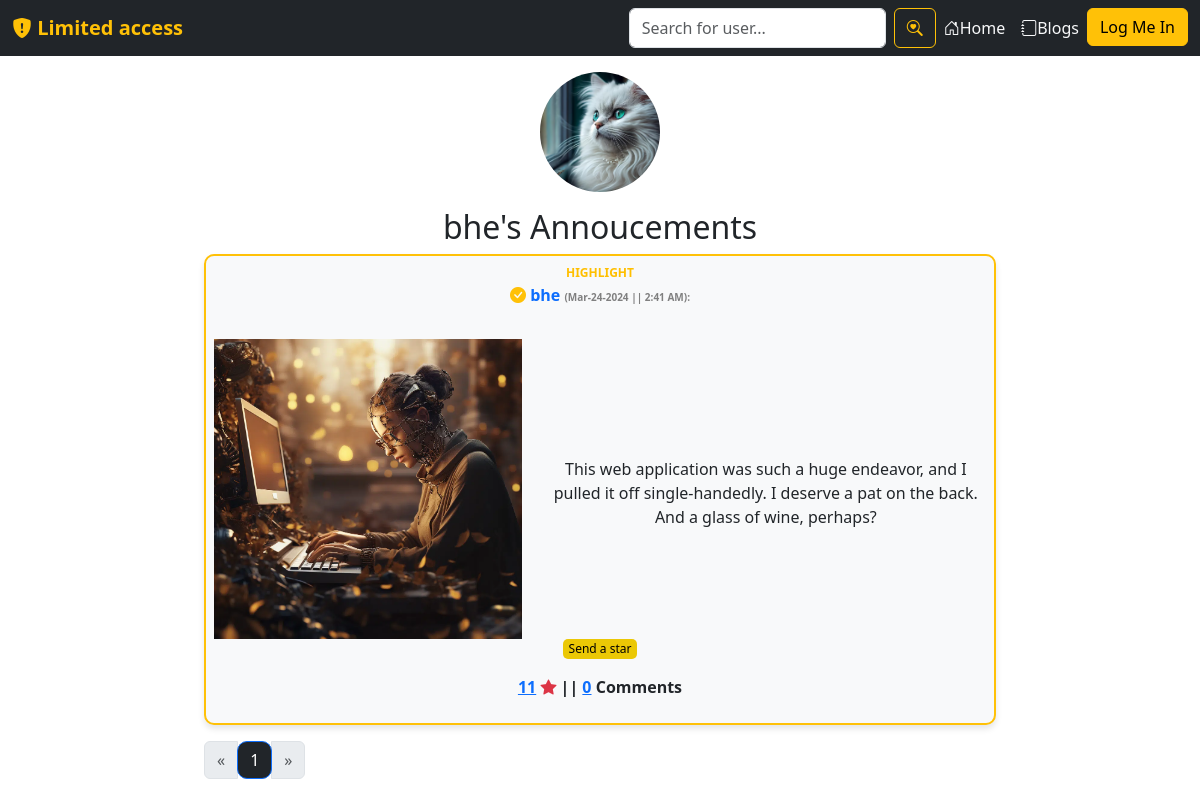
/bhe/announcements/, run on the app's committed database.
### users/models.py (models this page shows, shortened)
class Profile(models.Model):
    user = models.OneToOneField(User, on_delete=models.CASCADE)
    motto = models.TextField(max_length=300, default="Best friends don’t let you do stupid things alone.")
    about_yourself = models.TextField(max_length=2000, default="😀")
    profile_pic = models.ImageField(default='profilepic.jpg',upload_to='profile_pictures')
    q1 = models.TextField(max_length=1000, default="No answer yet.")
    q2 = models.TextField(max_length=1000, default="No answer yet.")
    q3 = models.TextField(max_length=1000, default="No answer yet.")
    q4 = models.TextField(max_length=1000, default="No answer yet.")
    verified = models.BooleanField(default=False)

class BulletinBoard(models.Model):
    id = models.UUIDField(primary_key=True, default=uuid.uuid4)
    user = models.CharField(max_length=100)
    content = models.TextField()
    image = models.ImageField(default='read-me.jpg', upload_to='announcement_pics')
    liked = models.ManyToManyField(User, default=None, blank=True, related_name='liked')
    created_at = models.DateTimeField(default=datetime.now)
    no_of_likes = models.IntegerField(default=0)
    no_of_comments = models.IntegerField(default=0)
    highlight = models.BooleanField(default=False)

### users/views.py (the view)
# urls.py: path('<str:username>/announcements/', views.user_announcements, name='user-announcements'),
def user_announcements(request, username):
    profile = get_object_or_404(Profile, user__username=username)
    announcement_list = BulletinBoard.objects.filter(user=username).order_by('-created_at')
    paginator = Paginator(announcement_list, 18)
    page_number = request.GET.get('page', 1)
    try:
        announcements = paginator.page(page_number)
    except PageNotAnInteger:
        announcements = paginator.page(1)
    except EmptyPage:
        announcements = paginator.page(paginator.num_pages)
    return render(request, 'users/user-announcements.html', {'announcements': announcements, 'username': username, 'profile':profile})

### users/templates/users/user-announcements.html (shortened to what this page needs)
{% extends 'users/base.html' %}
{% block content %}
        <div class="text-center mt-4 pt-5">
            <img width="120" height="120" style="object-fit:cover; border-radius:60px;" src="{{ profile.profile_pic.url }}"/><br>
        </div>
        <div class="text-center pt-3">
            <h2>{{profile.user}}'s Annoucements</h2>
        </div>
        <div class="row justify-content-center">
            <div class="col-md-8 text-center">
                {% for post in announcements %}
                <div class="bg-light border border-2 border-warning p-2 mb-3" style="
                border-radius:10px;
                box-shadow: 0 4px 6px rgba(0, 0, 0, 0.1);
                ">
                <div class="">
                    {% if post.highlight %}
                    <p style="font-size:12px;
                            font-weight:bolder; color:rgb(255, 191, 0);
                            margin-bottom: 1px;">HIGHLIGHT</p>
                        {% endif %}
                    <p class="fw-bold text-warning">
                        <a href="{% url 'profile' username=post.user %}" style="text-decoration: none;">
                            {% if post.highlight %}
                            <i class="bi bi-check-circle-fill text-warning"></i>
                            {% endif %}
                            <span>{{ post.user }}</span>
                        </a>
                            <span style="font-size:10px; color:gray;">
                            ({{ post.created_at|date:"M-d-Y" }} || {{ post.created_at|time:"g:i A" }}):
                        </span>
                    </p>
                <div class="row align-items-center pt-3">
                    <div class="col-lg-5">
                        <a href="{{ post.image.url }}" data-lightbox="image">
                            <img src="{{ post.image.url }}" style="object-fit:cover; width:100%; height: 300px;">
                        </a>
                    </div>
                    <div class="col-lg-7">
                        <p class="text-muted my-4" style="text-align: left;">
                            <div class="bulletin-post" id="post{{ post.id }}">
                                {{ post.content|truncatewords:60 }}
                            </div>
                        </p>
                    </div>
                </div>
            </div>
            <form action="{% url 'users:like-post' %}" method="POST" class="like-form" id="{{post.id}}">
                <p class="fst-italic" style="font-size:12px;">
                    {% if user not in post.liked.all %}
                    <button type="submit" style="border:none; border-radius:5px; background-color:#ebc805;" class="like-btn{{post.id}}">
                        Send a star
                    </button>
                    {% else %}
                    <button type="submit" style="border:none; border-radius:5px; background-color:#ebc805;" class="like-btn{{post.id}}">
                        Unsend star
                    </button>
                    {% endif %}
                    <div class="d-inline fw-bold">
                        <a href="{% url 'users:likers' post.id %}"
                        {% comment %} data-bs-toggle="modal" data-bs-target="#likersModal"> {% endcomment %}
                            <span class="like-count{{post.id}}">{{ post.no_of_likes }}</a></span>
                        <span><i class="bi bi-star-fill text-danger"></i></span> ||
                        <a href="{% url 'users:likers' post.id %}">
                            <span>{{ post.no_of_comments }}</span></a>
                            {% if post.no_of_comments == 1 %}Comment
                            {%else%} Comments {% endif %}
                    </div>
                </p>
            </form>
        </div>
                {% endfor %}
        <div class="pagination text-center">
            <nav aria-label="Page navigation example">
                <ul class="pagination">
                    <li class="page-item {% if not announcements.has_previous %}disabled{% endif %}">
                        <a class="page-link" href="?page=1" aria-label="Previous">
                            <span aria-hidden="true">&laquo;</span>
                        </a>
                    </li>
                    {% for page_num in announcements.paginator.page_range %}
                    <li class="page-item {% if page_num == announcements.number %}active{% endif %}">
                        <a class="page-link bg-dark" style="border-radius:10px;" href="?page={{ page_num }}">{{ page_num }}</a>
                    </li>
                    {% endfor %}
                    {% if announcements.has_next %}
                    <li class="page-item">
                        <a class="page-link" href="?page={{ announcements.next_page_number }}" aria-label="Next">
                            <span aria-hidden="true">&raquo;</span>
                        </a>
                    </li>
                    {% else %}
                    <li class="page-item disabled">
                        <span class="page-link" aria-hidden="true">&raquo;</span>
                    </li>
                    {% endif %}
                </ul>
            </nav>
        </div>
            </div>
        </div>
{% endblock %}

### data on the page
Profile: profile_pic (picture), user "bhe"
BulletinBoard: highlight "HIGHLIGHT", user "bhe", created_at "Mar-24-2024", created_at "2:41 AM", image (picture), content "This web application was such a huge endeavor, and I pulled it off single-handedly. I deserve a pat on the back. And a glass of wine, perhaps?", no_of_likes "11", no_of_comments "0", shows "Comments"

### other printed values
{{ page_num }} "1"
